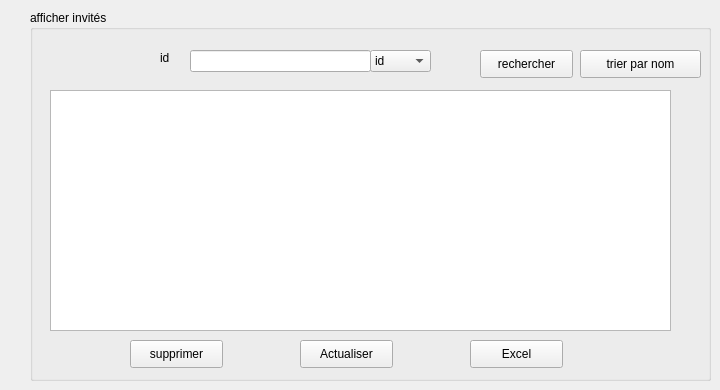
      <widget class="QWidget" name="tab_4">
       <attribute name="title">
        <string>afficher</string>
       </attribute>
       <widget class="QGroupBox" name="groupBox_2">
        <property name="geometry">
         <rect>
          <x>30</x>
          <y>10</y>
          <width>681</width>
          <height>371</height>
         </rect>
        </property>
        <property name="title">
         <string>afficher invités</string>
        </property>
        <widget class="QTableView" name="tableView">
         <property name="geometry">
          <rect>
           <x>20</x>
           <y>80</y>
           <width>621</width>
           <height>241</height>
          </rect>
         </property>
        </widget>
        <widget class="QLabel" name="label_14">
         <property name="geometry">
          <rect>
           <x>130</x>
           <y>40</y>
           <width>55</width>
           <height>16</height>
          </rect>
         </property>
         <property name="text">
          <string>id</string>
         </property>
        </widget>
        <widget class="QLineEdit" name="lineEdit_14">
         <property name="geometry">
          <rect>
           <x>160</x>
           <y>40</y>
           <width>181</width>
           <height>22</height>
          </rect>
         </property>
        </widget>
        <widget class="QPushButton" name="pushButton_7">
         <property name="geometry">
          <rect>
           <x>450</x>
           <y>40</y>
           <width>93</width>
           <height>28</height>
          </rect>
         </property>
         <property name="text">
          <string>rechercher</string>
         </property>
        </widget>
        <widget class="QPushButton" name="pushButton_8">
         <property name="geometry">
          <rect>
           <x>550</x>
           <y>40</y>
           <width>121</width>
           <height>28</height>
          </rect>
         </property>
         <property name="text">
          <string>trier par nom</string>
         </property>
        </widget>
        <widget class="QPushButton" name="pushButton_18">
         <property name="geometry">
          <rect>
           <x>270</x>
           <y>330</y>
           <width>93</width>
           <height>28</height>
          </rect>
         </property>
         <property name="text">
          <string>Actualiser</string>
         </property>
        </widget>
        <widget class="QPushButton" name="pushButton_5">
         <property name="geometry">
          <rect>
           <x>100</x>
           <y>330</y>
           <width>93</width>
           <height>28</height>
          </rect>
         </property>
         <property name="text">
          <string>supprimer</string>
         </property>
        </widget>
        <widget class="QComboBox" name="comboBox">
         <property name="geometry">
          <rect>
           <x>340</x>
           <y>40</y>
           <width>61</width>
           <height>22</height>
          </rect>
         </property>
         <item>
          <property name="text">
           <string>id</string>
          </property>
         </item>
         <item>
          <property name="text">
           <string>nom</string>
          </property>
         </item>
         <item>
          <property name="text">
           <string>profession</string>
          </property>
         </item>
        </widget>
        <widget class="QPushButton" name="pushButton_20">
         <property name="geometry">
          <rect>
           <x>440</x>
           <y>330</y>
           <width>93</width>
           <height>28</height>
          </rect>
         </property>
         <property name="text">
          <string>Excel</string>
         </property>
        </widget>
       </widget>
      </widget>
